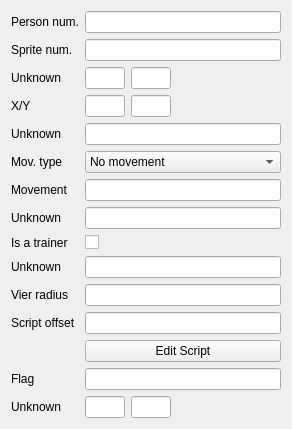
              <widget class="QWidget" name="personEditor">
               <property name="sizePolicy">
                <sizepolicy hsizetype="Expanding" vsizetype="Expanding">
                 <horstretch>0</horstretch>
                 <verstretch>0</verstretch>
                </sizepolicy>
               </property>
               <layout class="QFormLayout" name="formLayout">
                <property name="fieldGrowthPolicy">
                 <enum>QFormLayout::AllNonFixedFieldsGrow</enum>
                </property>
                <item row="1" column="0">
                 <widget class="QLabel" name="label_16">
                  <property name="text">
                   <string>Person num.</string>
                  </property>
                 </widget>
                </item>
                <item row="1" column="1">
                 <widget class="QLineEdit" name="person_num">
                  <property name="maxLength">
                   <number>2</number>
                  </property>
                 </widget>
                </item>
                <item row="2" column="0">
                 <widget class="QLabel" name="label_17">
                  <property name="text">
                   <string>Sprite num.</string>
                  </property>
                 </widget>
                </item>
                <item row="2" column="1">
                 <widget class="QLineEdit" name="sprite_num">
                  <property name="maxLength">
                   <number>2</number>
                  </property>
                 </widget>
                </item>
                <item row="3" column="0">
                 <widget class="QLabel" name="label_18">
                  <property name="text">
                   <string>Unknown</string>
                  </property>
                 </widget>
                </item>
                <item row="3" column="1">
                 <layout class="QHBoxLayout" name="_3">
                  <item>
                   <widget class="QLineEdit" name="p_unknown1">
                    <property name="sizePolicy">
                     <sizepolicy hsizetype="MinimumExpanding" vsizetype="Fixed">
                      <horstretch>0</horstretch>
                      <verstretch>0</verstretch>
                     </sizepolicy>
                    </property>
                    <property name="maximumSize">
                     <size>
                      <width>40</width>
                      <height>16777215</height>
                     </size>
                    </property>
                    <property name="maxLength">
                     <number>2</number>
                    </property>
                   </widget>
                  </item>
                  <item>
                   <widget class="QLineEdit" name="p_unknown2">
                    <property name="sizePolicy">
                     <sizepolicy hsizetype="Preferred" vsizetype="Fixed">
                      <horstretch>0</horstretch>
                      <verstretch>0</verstretch>
                     </sizepolicy>
                    </property>
                    <property name="maximumSize">
                     <size>
                      <width>40</width>
                      <height>16777215</height>
                     </size>
                    </property>
                    <property name="maxLength">
                     <number>2</number>
                    </property>
                   </widget>
                  </item>
                 </layout>
                </item>
                <item row="4" column="0">
                 <widget class="QLabel" name="label_15">
                  <property name="text">
                   <string>X/Y</string>
                  </property>
                 </widget>
                </item>
                <item row="4" column="1">
                 <layout class="QHBoxLayout" name="_2">
                  <item>
                   <widget class="QLineEdit" name="p_x">
                    <property name="sizePolicy">
                     <sizepolicy hsizetype="MinimumExpanding" vsizetype="Fixed">
                      <horstretch>0</horstretch>
                      <verstretch>0</verstretch>
                     </sizepolicy>
                    </property>
                    <property name="maximumSize">
                     <size>
                      <width>40</width>
                      <height>16777215</height>
                     </size>
                    </property>
                    <property name="maxLength">
                     <number>2</number>
                    </property>
                   </widget>
                  </item>
                  <item>
                   <widget class="QLineEdit" name="p_y">
                    <property name="sizePolicy">
                     <sizepolicy hsizetype="Preferred" vsizetype="Fixed">
                      <horstretch>0</horstretch>
                      <verstretch>0</verstretch>
                     </sizepolicy>
                    </property>
                    <property name="maximumSize">
                     <size>
                      <width>40</width>
                      <height>16777215</height>
                     </size>
                    </property>
                    <property name="maxLength">
                     <number>2</number>
                    </property>
                   </widget>
                  </item>
                 </layout>
                </item>
                <item row="6" column="0">
                 <widget class="QLabel" name="label_19">
                  <property name="text">
                   <string>Unknown</string>
                  </property>
                 </widget>
                </item>
                <item row="6" column="1">
                 <widget class="QLineEdit" name="p_unknown3">
                  <property name="maxLength">
                   <number>2</number>
                  </property>
                 </widget>
                </item>
                <item row="7" column="0">
                 <widget class="QLabel" name="label_20">
                  <property name="text">
                   <string>Mov. type</string>
                  </property>
                 </widget>
                </item>
                <item row="7" column="1">
                 <widget class="QComboBox" name="p_mov_type">
                  <item>
                   <property name="text">
                    <string>No movement</string>
                   </property>
                  </item>
                  <item>
                   <property name="text">
                    <string>Look around</string>
                   </property>
                  </item>
                  <item>
                   <property name="text">
                    <string>Walk around</string>
                   </property>
                  </item>
                  <item>
                   <property name="text">
                    <string>Walk up and down</string>
                   </property>
                  </item>
                  <item>
                   <property name="text">
                    <string>Walk up and down</string>
                   </property>
                  </item>
                  <item>
                   <property name="text">
                    <string>Walk left and right</string>
                   </property>
                  </item>
                  <item>
                   <property name="text">
                    <string>Walk left and right</string>
                   </property>
                  </item>
                  <item>
                   <property name="text">
                    <string>Look up</string>
                   </property>
                  </item>
                  <item>
                   <property name="text">
                    <string>Look down</string>
                   </property>
                  </item>
                  <item>
                   <property name="text">
                    <string>Look left</string>
                   </property>
                  </item>
                  <item>
                   <property name="text">
                    <string>Look right</string>
                   </property>
                  </item>
                  <item>
                   <property name="text">
                    <string>Do NOT use</string>
                   </property>
                  </item>
                  <item>
                   <property name="text">
                    <string>Hidden</string>
                   </property>
                  </item>
                  <item>
                   <property name="text">
                    <string>Look up and down</string>
                   </property>
                  </item>
                  <item>
                   <property name="text">
                    <string>Look left and right</string>
                   </property>
                  </item>
                  <item>
                   <property name="text">
                    <string>Look up and left</string>
                   </property>
                  </item>
                  <item>
                   <property name="text">
                    <string>Look up and rigth</string>
                   </property>
                  </item>
                  <item>
                   <property name="text">
                    <string>Look down and left</string>
                   </property>
                  </item>
                  <item>
                   <property name="text">
                    <string>Look down and right</string>
                   </property>
                  </item>
                  <item>
                   <property name="text">
                    <string>Look up, down and left</string>
                   </property>
                  </item>
                  <item>
                   <property name="text">
                    <string>Look up, down and right</string>
                   </property>
                  </item>
                  <item>
                   <property name="text">
                    <string>Look up, left and right</string>
                   </property>
                  </item>
                  <item>
                   <property name="text">
                    <string>Look down, left and right</string>
                   </property>
                  </item>
                  <item>
                   <property name="text">
                    <string>Look around counterclockwise</string>
                   </property>
                  </item>
                  <item>
                   <property name="text">
                    <string>Look around clockwise</string>
                   </property>
                  </item>
                  <item>
                   <property name="text">
                    <string>Run up and down</string>
                   </property>
                  </item>
                  <item>
                   <property name="text">
                    <string>Run up and down</string>
                   </property>
                  </item>
                  <item>
                   <property name="text">
                    <string>Run left and right</string>
                   </property>
                  </item>
                  <item>
                   <property name="text">
                    <string>Run left and right</string>
                   </property>
                  </item>
                  <item>
                   <property name="text">
                    <string>Run up, right, left and down</string>
                   </property>
                  </item>
                  <item>
                   <property name="text">
                    <string>Run right, left, down and up</string>
                   </property>
                  </item>
                  <item>
                   <property name="text">
                    <string>Run down, up, right and left</string>
                   </property>
                  </item>
                  <item>
                   <property name="text">
                    <string>Run left, down, up and right</string>
                   </property>
                  </item>
                  <item>
                   <property name="text">
                    <string>Run up, left, right and down</string>
                   </property>
                  </item>
                  <item>
                   <property name="text">
                    <string>Run left, right down and up</string>
                   </property>
                  </item>
                  <item>
                   <property name="text">
                    <string>Run down, up, left and right</string>
                   </property>
                  </item>
                  <item>
                   <property name="text">
                    <string>Run right, down, up and left</string>
                   </property>
                  </item>
                  <item>
                   <property name="text">
                    <string>Run left, up, down and right</string>
                   </property>
                  </item>
                  <item>
                   <property name="text">
                    <string>26</string>
                   </property>
                  </item>
                  <item>
                   <property name="text">
                    <string>27</string>
                   </property>
                  </item>
                  <item>
                   <property name="text">
                    <string>28</string>
                   </property>
                  </item>
                  <item>
                   <property name="text">
                    <string>29</string>
                   </property>
                  </item>
                  <item>
                   <property name="text">
                    <string>2A</string>
                   </property>
                  </item>
                  <item>
                   <property name="text">
                    <string>2B</string>
                   </property>
                  </item>
                  <item>
                   <property name="text">
                    <string>2C</string>
                   </property>
                  </item>
                  <item>
                   <property name="text">
                    <string>2D</string>
                   </property>
                  </item>
                  <item>
                   <property name="text">
                    <string>2E</string>
                   </property>
                  </item>
                  <item>
                   <property name="text">
                    <string>2F</string>
                   </property>
                  </item>
                  <item>
                   <property name="text">
                    <string>30</string>
                   </property>
                  </item>
                  <item>
                   <property name="text">
                    <string>31</string>
                   </property>
                  </item>
                  <item>
                   <property name="text">
                    <string>32</string>
                   </property>
                  </item>
                  <item>
                   <property name="text">
                    <string>33</string>
                   </property>
                  </item>
                  <item>
                   <property name="text">
                    <string>34</string>
                   </property>
                  </item>
                  <item>
                   <property name="text">
                    <string>35</string>
                   </property>
                  </item>
                  <item>
                   <property name="text">
                    <string>36</string>
                   </property>
                  </item>
                  <item>
                   <property name="text">
                    <string>37</string>
                   </property>
                  </item>
                  <item>
                   <property name="text">
                    <string>38</string>
                   </property>
                  </item>
                  <item>
                   <property name="text">
                    <string>39</string>
                   </property>
                  </item>
                  <item>
                   <property name="text">
                    <string>3A</string>
                   </property>
                  </item>
                  <item>
                   <property name="text">
                    <string>3B</string>
                   </property>
                  </item>
                  <item>
                   <property name="text">
                    <string>3C</string>
                   </property>
                  </item>
                  <item>
                   <property name="text">
                    <string>3D</string>
                   </property>
                  </item>
                  <item>
                   <property name="text">
                    <string>3E</string>
                   </property>
                  </item>
                  <item>
                   <property name="text">
                    <string>3F</string>
                   </property>
                  </item>
                  <item>
                   <property name="text">
                    <string>40</string>
                   </property>
                  </item>
                  <item>
                   <property name="text">
                    <string>41</string>
                   </property>
                  </item>
                  <item>
                   <property name="text">
                    <string>42</string>
                   </property>
                  </item>
                  <item>
                   <property name="text">
                    <string>43</string>
                   </property>
                  </item>
                  <item>
                   <property name="text">
                    <string>44</string>
                   </property>
                  </item>
                  <item>
                   <property name="text">
                    <string>45</string>
                   </property>
                  </item>
                  <item>
                   <property name="text">
                    <string>46</string>
                   </property>
                  </item>
                  <item>
                   <property name="text">
                    <string>47</string>
                   </property>
                  </item>
                  <item>
                   <property name="text">
                    <string>48</string>
                   </property>
                  </item>
                  <item>
                   <property name="text">
                    <string>49</string>
                   </property>
                  </item>
                  <item>
                   <property name="text">
                    <string>4A</string>
                   </property>
                  </item>
                  <item>
                   <property name="text">
                    <string>4B</string>
                   </property>
                  </item>
                  <item>
                   <property name="text">
                    <string>4C</string>
                   </property>
                  </item>
                  <item>
                   <property name="text">
                    <string>4D</string>
                   </property>
                  </item>
                  <item>
                   <property name="text">
                    <string>4E</string>
                   </property>
                  </item>
                  <item>
                   <property name="text">
                    <string>4F</string>
                   </property>
                  </item>
                  <item>
                   <property name="text">
                    <string>50</string>
                   </property>
                  </item>
                 </widget>
                </item>
                <item row="8" column="0">
                 <widget class="QLabel" name="label_21">
                  <property name="text">
                   <string>Movement</string>
                  </property>
                 </widget>
                </item>
                <item row="8" column="1">
                 <widget class="QLineEdit" name="p_mov">
                  <property name="maxLength">
                   <number>2</number>
                  </property>
                 </widget>
                </item>
                <item row="9" column="0">
                 <widget class="QLabel" name="label_22">
                  <property name="text">
                   <string>Unknown</string>
                  </property>
                 </widget>
                </item>
                <item row="9" column="1">
                 <widget class="QLineEdit" name="p_unknown4">
                  <property name="maxLength">
                   <number>2</number>
                  </property>
                 </widget>
                </item>
                <item row="10" column="0">
                 <widget class="QLabel" name="label_23">
                  <property name="text">
                   <string>Is a trainer</string>
                  </property>
                 </widget>
                </item>
                <item row="10" column="1">
                 <widget class="QCheckBox" name="is_a_trainer">
                  <property name="text">
                   <string/>
                  </property>
                 </widget>
                </item>
                <item row="11" column="0">
                 <widget class="QLabel" name="label_24">
                  <property name="text">
                   <string>Unknown</string>
                  </property>
                 </widget>
                </item>
                <item row="12" column="0">
                 <widget class="QLabel" name="label_25">
                  <property name="text">
                   <string>Vier radius</string>
                  </property>
                 </widget>
                </item>
                <item row="13" column="0">
                 <widget class="QLabel" name="label_26">
                  <property name="text">
                   <string>Script offset</string>
                  </property>
                 </widget>
                </item>
                <item row="15" column="0">
                 <widget class="QLabel" name="label_27">
                  <property name="text">
                   <string>Flag</string>
                  </property>
                 </widget>
                </item>
                <item row="15" column="1">
                 <widget class="QLineEdit" name="p_flag">
                  <property name="maxLength">
                   <number>4</number>
                  </property>
                 </widget>
                </item>
                <item row="16" column="0">
                 <widget class="QLabel" name="label_28">
                  <property name="text">
                   <string>Unknown</string>
                  </property>
                 </widget>
                </item>
                <item row="16" column="1">
                 <layout class="QHBoxLayout" name="_6">
                  <item>
                   <widget class="QLineEdit" name="p_unknown6">
                    <property name="sizePolicy">
                     <sizepolicy hsizetype="MinimumExpanding" vsizetype="Fixed">
                      <horstretch>0</horstretch>
                      <verstretch>0</verstretch>
                     </sizepolicy>
                    </property>
                    <property name="maximumSize">
                     <size>
                      <width>40</width>
                      <height>16777215</height>
                     </size>
                    </property>
                    <property name="maxLength">
                     <number>2</number>
                    </property>
                   </widget>
                  </item>
                  <item>
                   <widget class="QLineEdit" name="p_unknown7">
                    <property name="sizePolicy">
                     <sizepolicy hsizetype="Preferred" vsizetype="Fixed">
                      <horstretch>0</horstretch>
                      <verstretch>0</verstretch>
                     </sizepolicy>
                    </property>
                    <property name="maximumSize">
                     <size>
                      <width>40</width>
                      <height>16777215</height>
                     </size>
                    </property>
                    <property name="maxLength">
                     <number>2</number>
                    </property>
                   </widget>
                  </item>
                 </layout>
                </item>
                <item row="13" column="1">
                 <widget class="QLineEdit" name="p_script_offset">
                  <property name="maxLength">
                   <number>6</number>
                  </property>
                 </widget>
                </item>
                <item row="12" column="1">
                 <widget class="QLineEdit" name="p_view_radius">
                  <property name="maxLength">
                   <number>4</number>
                  </property>
                 </widget>
                </item>
                <item row="11" column="1">
                 <widget class="QLineEdit" name="p_unknown5">
                  <property name="maxLength">
                   <number>2</number>
                  </property>
                 </widget>
                </item>
                <item row="14" column="1">
                 <widget class="QPushButton" name="p_edit_script">
                  <property name="text">
                   <string>Edit Script</string>
                  </property>
                 </widget>
                </item>
               </layout>
              </widget>
